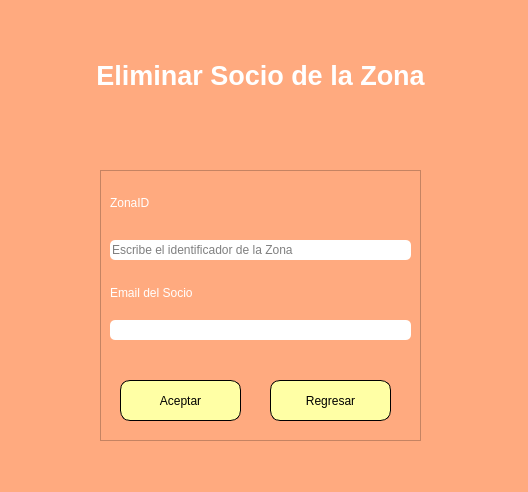
<?xml version="1.0" encoding="UTF-8"?>
<ui version="4.0">
 <class>MainWindow</class>
 <widget class="QMainWindow" name="MainWindow">
  <property name="geometry">
   <rect>
    <x>0</x>
    <y>0</y>
    <width>528</width>
    <height>492</height>
   </rect>
  </property>
  <property name="windowTitle">
   <string>MainWindow</string>
  </property>
  <property name="styleSheet">
   <string notr="true">background-color: rgb(255, 170, 127);</string>
  </property>
  <widget class="QWidget" name="centralwidget">
   <widget class="QFrame" name="frame">
    <property name="geometry">
     <rect>
      <x>100</x>
      <y>170</y>
      <width>321</width>
      <height>271</height>
     </rect>
    </property>
    <property name="frameShape">
     <enum>QFrame::StyledPanel</enum>
    </property>
    <property name="frameShadow">
     <enum>QFrame::Raised</enum>
    </property>
    <widget class="QLabel" name="label_4">
     <property name="geometry">
      <rect>
       <x>10</x>
       <y>100</y>
       <width>281</width>
       <height>47</height>
      </rect>
     </property>
     <property name="styleSheet">
      <string notr="true">font: 11pt &quot;MS Shell Dlg 2&quot;;</string>
     </property>
     <property name="text">
      <string>&lt;html&gt;&lt;head/&gt;&lt;body&gt;&lt;p&gt;&lt;span style=&quot; color:#ffffff;&quot;&gt;Email del Socio&lt;/span&gt;&lt;/p&gt;&lt;/body&gt;&lt;/html&gt;</string>
     </property>
    </widget>
    <widget class="QLabel" name="EmailEdit">
     <property name="geometry">
      <rect>
       <x>10</x>
       <y>10</y>
       <width>301</width>
       <height>47</height>
      </rect>
     </property>
     <property name="styleSheet">
      <string notr="true">font: 11pt &quot;MS Shell Dlg 2&quot;;</string>
     </property>
     <property name="text">
      <string>&lt;html&gt;&lt;head/&gt;&lt;body&gt;&lt;p&gt;&lt;span style=&quot; color:#ffffff;&quot;&gt;ZonaID&lt;/span&gt;&lt;/p&gt;&lt;/body&gt;&lt;/html&gt;</string>
     </property>
    </widget>
    <widget class="QLineEdit" name="zonaElimEdit">
     <property name="geometry">
      <rect>
       <x>10</x>
       <y>70</y>
       <width>301</width>
       <height>20</height>
      </rect>
     </property>
     <property name="styleSheet">
      <string notr="true">background-color: rgb(255, 255, 255);
border-radius:5px;</string>
     </property>
     <property name="placeholderText">
      <string>Escribe el identificador de la Zona</string>
     </property>
    </widget>
    <widget class="QPushButton" name="aceptarElimBoton">
     <property name="geometry">
      <rect>
       <x>20</x>
       <y>210</y>
       <width>121</width>
       <height>41</height>
      </rect>
     </property>
     <property name="toolTip">
      <string>&lt;html&gt;&lt;head/&gt;&lt;body&gt;&lt;p&gt;&lt;span style=&quot; color:#ffffff;&quot;&gt;Login&lt;/span&gt;&lt;/p&gt;&lt;/body&gt;&lt;/html&gt;</string>
     </property>
     <property name="styleSheet">
      <string notr="true">font: 11pt &quot;MS Shell Dlg 2&quot;;
background-color: rgb(255, 255, 165);
border-radius:10px;
border: 1px solid black;</string>
     </property>
     <property name="text">
      <string>Aceptar</string>
     </property>
    </widget>
    <widget class="QPushButton" name="regresarElimBoton">
     <property name="geometry">
      <rect>
       <x>170</x>
       <y>210</y>
       <width>121</width>
       <height>41</height>
      </rect>
     </property>
     <property name="toolTip">
      <string>&lt;html&gt;&lt;head/&gt;&lt;body&gt;&lt;p&gt;&lt;span style=&quot; color:#ffffff;&quot;&gt;Login&lt;/span&gt;&lt;/p&gt;&lt;/body&gt;&lt;/html&gt;</string>
     </property>
     <property name="styleSheet">
      <string notr="true">font: 11pt &quot;MS Shell Dlg 2&quot;;
background-color: rgb(255, 255, 165);
border-radius:10px;
border: 1px solid black;</string>
     </property>
     <property name="text">
      <string>Regresar</string>
     </property>
    </widget>
    <widget class="QLineEdit" name="emailElimEdit">
     <property name="geometry">
      <rect>
       <x>10</x>
       <y>150</y>
       <width>301</width>
       <height>20</height>
      </rect>
     </property>
     <property name="styleSheet">
      <string notr="true">background-color: rgb(255, 255, 255);
border-radius:5px;</string>
     </property>
     <property name="placeholderText">
      <string/>
     </property>
    </widget>
   </widget>
   <widget class="QLabel" name="label">
    <property name="geometry">
     <rect>
      <x>0</x>
      <y>0</y>
      <width>521</width>
      <height>151</height>
     </rect>
    </property>
    <property name="font">
     <font>
      <pointsize>16</pointsize>
      <italic>false</italic>
     </font>
    </property>
    <property name="toolTip">
     <string>&lt;html&gt;&lt;head/&gt;&lt;body&gt;&lt;p&gt;&lt;br/&gt;&lt;/p&gt;&lt;/body&gt;&lt;/html&gt;</string>
    </property>
    <property name="text">
     <string>&lt;html&gt;&lt;head/&gt;&lt;body&gt;&lt;p align=&quot;center&quot;&gt;&lt;span style=&quot; font-size:20pt; font-weight:600; color:#ffffff;&quot;&gt;Eliminar Socio de la Zona&lt;/span&gt;&lt;/p&gt;&lt;/body&gt;&lt;/html&gt;</string>
    </property>
   </widget>
  </widget>
 </widget>
 <resources/>
 <connections/>
</ui>
